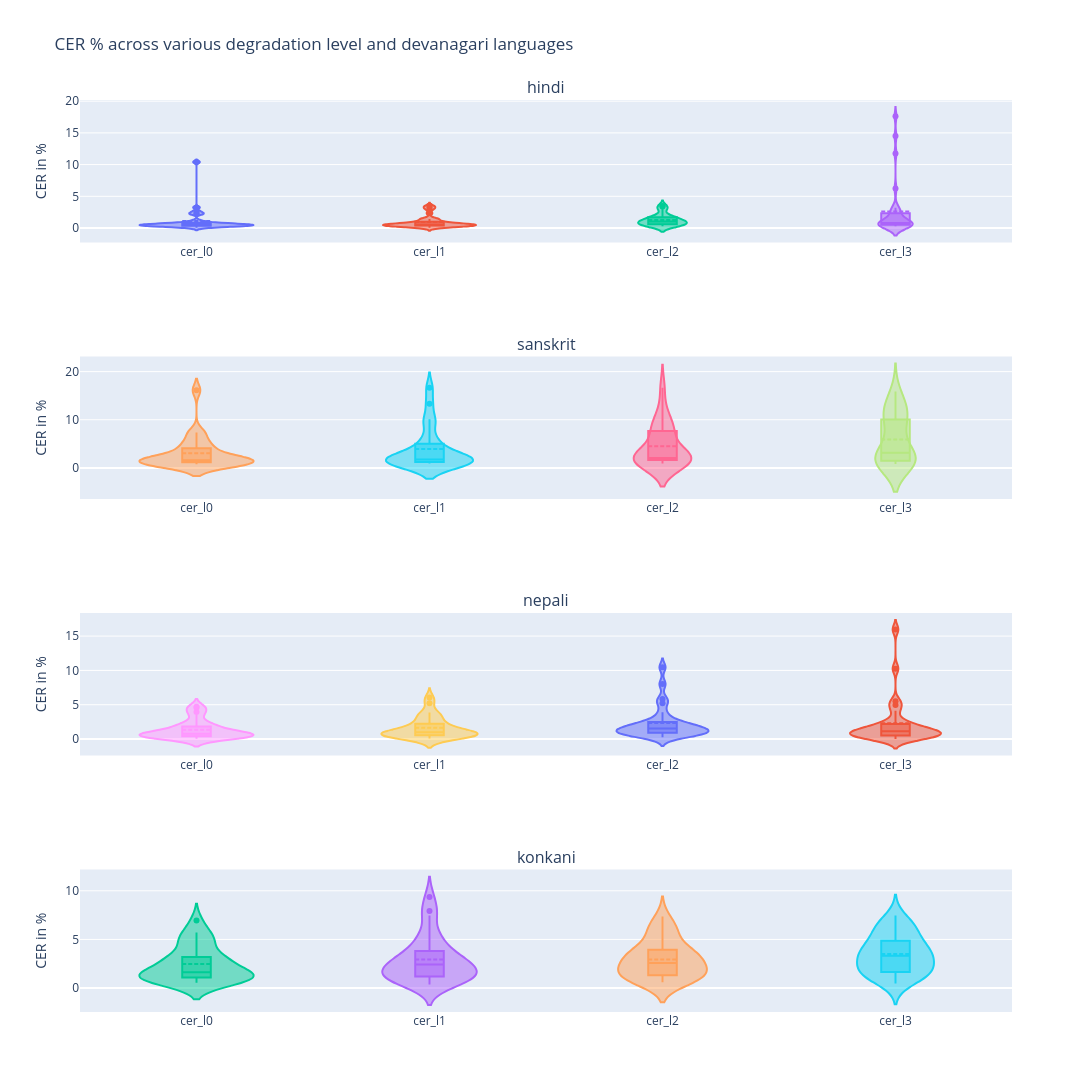

Here is the notebook cell this chart was saved with:
### Code cell
import plotly.graph_objects as go
fig = go.Figure()
from plotly.subplots import make_subplots
lang_list = list(results_devanagari['language'].unique())

fig = make_subplots(rows=results_devanagari['language'].nunique(), 
                    cols=1, 
                    shared_yaxes=True,
                    subplot_titles=lang_list)

degrad_level_cer = ['cer_l0', 'cer_l1', 'cer_l2','cer_l3']

for idx, language in enumerate(lang_list):
    results_lang = results_devanagari.loc[results_devanagari['language'] == language]
    for cer_level in degrad_level_cer:
        fig.add_trace(go.Violin(y=results_lang[cer_level] * 100,
                                x=[cer_level] * len(results_lang),
                                name=language,
                                box_visible=True,
                                meanline_visible=True),
                                row=idx + 1, col=1)


fig.update_layout(height=1200, width=1400)
fig.update_layout(showlegend=False, title_text="CER % across various degradation level and devanagari languages")
fig.update_yaxes(title_text="CER in %")
fig.show()

### Figure 1 — Plotly figure (JSON) as saved in the notebook; plotly's stock layout.template omitted (floating-point values rounded to 4 significant figures)
{"data": [{"box": {"visible": true}, "meanline": {"visible": true}, "name": "hindi", "type": "violin", "x": ["cer_l0", "cer_l0", "cer_l0", "cer_l0", "cer_l0", "cer_l0", "cer_l0", "cer_l0", "cer_l0", "cer_l0", "cer_l0", "cer_l0", "cer_l0", "cer_l0", "cer_l0", "cer_l0", "cer_l0", "cer_l0", "cer_l0", "cer_l0", "cer_l0", "cer_l0", "cer_l0", "cer_l0", "cer_l0", "cer_l0", "cer_l0", "cer_l0", "cer_l0", "cer_l0"], "xaxis": "x", "y": [0.5109, 0.6695, 0.173, 1.161, 0.8392, 0.4638, 0.6127, 2.201, 0.2966, 10.41, 3.24, 0.5547, 0.3106, 2.607, 0.3335, 0.5453, 0.6395, 0.298, 0.8974, 0.3016, 2.291, 0.4624, 0.4115, 0.05643, 0.4638, 0.6274, 0.345, 0.7069, 0.4505, 0.4268], "yaxis": "y"}, {"box": {"visible": true}, "meanline": {"visible": true}, "name": "hindi", "type": "violin", "x": ["cer_l1", "cer_l1", "cer_l1", "cer_l1", "cer_l1", "cer_l1", "cer_l1", "cer_l1", "cer_l1", "cer_l1", "cer_l1", "cer_l1", "cer_l1", "cer_l1", "cer_l1", "cer_l1", "cer_l1", "cer_l1", "cer_l1", "cer_l1", "cer_l1", "cer_l1", "cer_l1", "cer_l1", "cer_l1", "cer_l1", "cer_l1", "cer_l1", "cer_l1", "cer_l1"], "xaxis": "x", "y": [0.3831, 0.7304, 0.05767, 2.321, 1.399, 0.5217, 0.9804, 2.972, 0.6524, 0.1764, 3.495, 0.3962, 0.3106, 0.4011, 0.3335, 1.418, 0.5814, 0.298, 0.5128, 0.3619, 3.255, 0.6936, 0.4115, 0.9594, 0.4638, 0.6274, 0.5175, 0.3856, 1.416, 0.8537], "yaxis": "y"}, {"box": {"visible": true}, "meanline": {"visible": true}, "name": "hindi", "type": "violin", "x": ["cer_l2", "cer_l2", "cer_l2", "cer_l2", "cer_l2", "cer_l2", "cer_l2", "cer_l2", "cer_l2", "cer_l2", "cer_l2", "cer_l2", "cer_l2", "cer_l2", "cer_l2", "cer_l2", "cer_l2", "cer_l2", "cer_l2", "cer_l2", "cer_l2", "cer_l2", "cer_l2", "cer_l2", "cer_l2", "cer_l2", "cer_l2", "cer_l2", "cer_l2", "cer_l2"], "xaxis": "x", "y": [1.788, 0.7912, 0.2884, 1.289, 1.259, 0.7536, 3.125, 3.467, 0.2966, 1.058, 3.41, 1.902, 1.009, 0.9358, 1.056, 0.9815, 1.802, 0.4768, 1.154, 0.3016, 1.688, 0.578, 1.587, 0.6208, 1.449, 0.5646, 0.4025, 2.828, 0.7079, 0.3049], "yaxis": "y"}, {"box": {"visible": true}, "meanline": {"visible": true}, "name": "hindi", "type": "violin", "x": ["cer_l3", "cer_l3", "cer_l3", "cer_l3", "cer_l3", "cer_l3", "cer_l3", "cer_l3", "cer_l3", "cer_l3", "cer_l3", "cer_l3", "cer_l3", "cer_l3", "cer_l3", "cer_l3", "cer_l3", "cer_l3", "cer_l3", "cer_l3", "cer_l3", "cer_l3", "cer_l3", "cer_l3", "cer_l3", "cer_l3", "cer_l3", "cer_l3", "cer_l3", "cer_l3"], "xaxis": "x", "y": [0.9579, 2.313, 2.134, 2.966, 17.62, 0.9855, 0.6127, 2.972, 11.74, 0.3527, 14.49, 0.6339, 6.211, 0.6684, 0.2779, 2.181, 1.453, 0.8939, 0.641, 0.4222, 3.195, 0.4624, 0.6467, 0.5079, 0.3478, 0.5019, 1.035, 0.6427, 0.3218, 0.3659], "yaxis": "y"}, {"box": {"visible": true}, "meanline": {"visible": true}, "name": "sanskrit", "type": "violin", "x": ["cer_l0", "cer_l0", "cer_l0", "cer_l0", "cer_l0", "cer_l0", "cer_l0", "cer_l0", "cer_l0", "cer_l0", "cer_l0", "cer_l0", "cer_l0", "cer_l0", "cer_l0", "cer_l0", "cer_l0", "cer_l0", "cer_l0", "cer_l0", "cer_l0", "cer_l0", "cer_l0"], "xaxis": "x2", "y": [2.087, 1.171, 1.246, 1.58, 1.938, 5.171, 4.844, 2.652, 7.083, 7.34, 16.11, 0.8377, 1.291, 0.9995, 1.211, 1.252, 4.191, 1.427, 0.7382, 0.8809, 0.8879, 3.688, 1.581], "yaxis": "y2"}, {"box": {"visible": true}, "meanline": {"visible": true}, "name": "sanskrit", "type": "violin", "x": ["cer_l1", "cer_l1", "cer_l1", "cer_l1", "cer_l1", "cer_l1", "cer_l1", "cer_l1", "cer_l1", "cer_l1", "cer_l1", "cer_l1", "cer_l1", "cer_l1", "cer_l1", "cer_l1", "cer_l1", "cer_l1", "cer_l1", "cer_l1", "cer_l1", "cer_l1", "cer_l1"], "xaxis": "x2", "y": [1.893, 0.8981, 1.381, 1.623, 1.748, 9.268, 6.099, 2.652, 10.12, 13.3, 16.62, 2.433, 1.215, 0.9495, 3.555, 0.8945, 3.785, 1.207, 1.554, 0.9958, 0.9302, 5.403, 1.414], "yaxis": "y2"}, {"box": {"visible": true}, "meanline": {"visible": true}, "name": "sanskrit", "type": "violin", "x": ["cer_l2", "cer_l2", "cer_l2", "cer_l2", "cer_l2", "cer_l2", "cer_l2", "cer_l2", "cer_l2", "cer_l2", "cer_l2", "cer_l2", "cer_l2", "cer_l2", "cer_l2", "cer_l2", "cer_l2", "cer_l2", "cer_l2", "cer_l2", "cer_l2", "cer_l2", "cer_l2"], "xaxis": "x2", "y": [5.719, 2.811, 1.583, 2.007, 1.824, 7.717, 11.81, 2.072, 10.2, 7.447, 16.62, 1.675, 2.164, 1.199, 1.641, 0.8945, 8.516, 1.939, 3.497, 1.609, 1.311, 7.89, 1.498], "yaxis": "y2"}, {"box": {"visible": true}, "meanline": {"visible": true}, "name": "sanskrit", "type": "violin", "x": ["cer_l3", "cer_l3", "cer_l3", "cer_l3", "cer_l3", "cer_l3", "cer_l3", "cer_l3", "cer_l3", "cer_l3", "cer_l3", "cer_l3", "cer_l3", "cer_l3", "cer_l3", "cer_l3", "cer_l3", "cer_l3", "cer_l3", "cer_l3", "cer_l3", "cer_l3", "cer_l3"], "xaxis": "x2", "y": [10.01, 1.015, 3.84, 10.03, 3.153, 13.25, 12.72, 2.404, 12.52, 12.77, 15.86, 1.516, 1.898, 2.699, 1.562, 0.8945, 8.483, 1.207, 0.8159, 1.455, 0.9725, 6.861, 10.02], "yaxis": "y2"}, {"box": {"visible": true}, "meanline": {"visible": true}, "name": "nepali", "type": "violin", "x": ["cer_l0", "cer_l0", "cer_l0", "cer_l0", "cer_l0", "cer_l0", "cer_l0", "cer_l0", "cer_l0", "cer_l0", "cer_l0", "cer_l0", "cer_l0", "cer_l0", "cer_l0", "cer_l0", "cer_l0", "cer_l0", "cer_l0", "cer_l0", "cer_l0", "cer_l0", "cer_l0", "cer_l0", "cer_l0", "cer_l0", "cer_l0", "cer_l0"], "xaxis": "x3", "y": [4.7, 0.3711, 0.7471, 0.258, 1.252, 3.499, 1.813, 2.191, 0.5851, 4.571, 0.3646, 0.7708, 0.6048, 0.1558, 2.503, 0.5622, 0.4645, 0.9873, 1.029, 3.956, 0.2903, 1.178, 0.3766, 0.5408, 1.762, 0.5722, 1.828, 0.0558], "yaxis": "y3"}, {"box": {"visible": true}, "meanline": {"visible": true}, "name": "nepali", "type": "violin", "x": ["cer_l1", "cer_l1", "cer_l1", "cer_l1", "cer_l1", "cer_l1", "cer_l1", "cer_l1", "cer_l1", "cer_l1", "cer_l1", "cer_l1", "cer_l1", "cer_l1", "cer_l1", "cer_l1", "cer_l1", "cer_l1", "cer_l1", "cer_l1", "cer_l1", "cer_l1", "cer_l1", "cer_l1", "cer_l1", "cer_l1", "cer_l1", "cer_l1"], "xaxis": "x3", "y": [5.229, 0.8813, 0.6322, 0.6192, 0.2504, 3.655, 2.221, 2.191, 0.5851, 6.057, 0.3646, 1.439, 0.5544, 0.07788, 2.991, 0.6325, 1.062, 0.9403, 0.935, 3.859, 0.387, 1.03, 1.177, 0.5408, 1.606, 0.4769, 2.227, 3.237], "yaxis": "y3"}, {"box": {"visible": true}, "meanline": {"visible": true}, "name": "nepali", "type": "violin", "x": ["cer_l2", "cer_l2", "cer_l2", "cer_l2", "cer_l2", "cer_l2", "cer_l2", "cer_l2", "cer_l2", "cer_l2", "cer_l2", "cer_l2", "cer_l2", "cer_l2", "cer_l2", "cer_l2", "cer_l2", "cer_l2", "cer_l2", "cer_l2", "cer_l2", "cer_l2", "cer_l2", "cer_l2", "cer_l2", "cer_l2", "cer_l2", "cer_l2"], "xaxis": "x3", "y": [5.229, 1.02, 2.126, 0.5676, 0.8012, 8.009, 2.131, 2.835, 0.9362, 10.46, 0.2604, 0.7194, 0.756, 1.09, 2.869, 0.9136, 5.839, 1.598, 1.262, 3.907, 1.355, 2.061, 1.507, 1.721, 1.865, 0.9061, 1.999, 0.558], "yaxis": "y3"}, {"box": {"visible": true}, "meanline": {"visible": true}, "name": "nepali", "type": "violin", "x": ["cer_l3", "cer_l3", "cer_l3", "cer_l3", "cer_l3", "cer_l3", "cer_l3", "cer_l3", "cer_l3", "cer_l3", "cer_l3", "cer_l3", "cer_l3", "cer_l3", "cer_l3", "cer_l3", "cer_l3", "cer_l3", "cer_l3", "cer_l3", "cer_l3", "cer_l3", "cer_l3", "cer_l3", "cer_l3", "cer_l3", "cer_l3", "cer_l3"], "xaxis": "x3", "y": [5.523, 0.5566, 0.4023, 1.187, 0.4006, 4.121, 1.949, 2.255, 1.287, 4.971, 0.2604, 1.644, 1.26, 0.0, 2.686, 1.124, 0.5309, 1.175, 1.122, 15.97, 0.2903, 1.129, 0.4708, 0.5408, 10.26, 0.9061, 2.113, 0.279], "yaxis": "y3"}, {"box": {"visible": true}, "meanline": {"visible": true}, "name": "konkani", "type": "violin", "x": ["cer_l0", "cer_l0", "cer_l0", "cer_l0", "cer_l0", "cer_l0", "cer_l0", "cer_l0", "cer_l0", "cer_l0", "cer_l0", "cer_l0", "cer_l0", "cer_l0", "cer_l0", "cer_l0", "cer_l0", "cer_l0", "cer_l0", "cer_l0", "cer_l0", "cer_l0", "cer_l0", "cer_l0", "cer_l0", "cer_l0", "cer_l0", "cer_l0"], "xaxis": "x4", "y": [1.343, 2.403, 4.874, 1.661, 1.611, 3.112, 0.8915, 1.235, 5.717, 4.569, 6.95, 2.986, 0.7837, 0.6576, 2.407, 1.299, 3.07, 5.644, 1.01, 0.5592, 1.613, 2.788, 1.028, 3.295, 4.583, 1.127, 1.132, 0.6072], "yaxis": "y4"}, {"box": {"visible": true}, "meanline": {"visible": true}, "name": "konkani", "type": "violin", "x": ["cer_l1", "cer_l1", "cer_l1", "cer_l1", "cer_l1", "cer_l1", "cer_l1", "cer_l1", "cer_l1", "cer_l1", "cer_l1", "cer_l1", "cer_l1", "cer_l1", "cer_l1", "cer_l1", "cer_l1", "cer_l1", "cer_l1", "cer_l1", "cer_l1", "cer_l1", "cer_l1", "cer_l1", "cer_l1", "cer_l1", "cer_l1", "cer_l1"], "xaxis": "x4", "y": [1.481, 2.275, 5.44, 1.84, 1.335, 2.7, 1.04, 1.006, 7.935, 9.359, 7.469, 2.822, 0.7053, 1.08, 2.768, 4.47, 3.158, 5.422, 1.571, 0.3728, 1.703, 2.562, 0.8997, 3.478, 4.125, 3.039, 1.313, 0.5605], "yaxis": "y4"}, {"box": {"visible": true}, "meanline": {"visible": true}, "name": "konkani", "type": "violin", "x": ["cer_l2", "cer_l2", "cer_l2", "cer_l2", "cer_l2", "cer_l2", "cer_l2", "cer_l2", "cer_l2", "cer_l2", "cer_l2", "cer_l2", "cer_l2", "cer_l2", "cer_l2", "cer_l2", "cer_l2", "cer_l2", "cer_l2", "cer_l2", "cer_l2", "cer_l2", "cer_l2", "cer_l2", "cer_l2", "cer_l2", "cer_l2", "cer_l2"], "xaxis": "x4", "y": [1.528, 3.691, 6.484, 2.424, 2.532, 3.225, 1.139, 2.104, 5.865, 5.895, 7.365, 2.658, 0.9404, 0.6106, 3.49, 4.002, 3.86, 5.378, 1.122, 0.7922, 2.285, 2.638, 1.478, 3.6, 4.079, 1.176, 1.449, 0.7473], "yaxis": "y4"}, {"box": {"visible": true}, "meanline": {"visible": true}, "name": "konkani", "type": "violin", "x": ["cer_l3", "cer_l3", "cer_l3", "cer_l3", "cer_l3", "cer_l3", "cer_l3", "cer_l3", "cer_l3", "cer_l3", "cer_l3", "cer_l3", "cer_l3", "cer_l3", "cer_l3", "cer_l3", "cer_l3", "cer_l3", "cer_l3", "cer_l3", "cer_l3", "cer_l3", "cer_l3", "cer_l3", "cer_l3", "cer_l3", "cer_l3", "cer_l3"], "xaxis": "x4", "y": [1.806, 2.489, 6.571, 2.693, 3.085, 3.45, 3.913, 1.51, 6.506, 4.716, 7.469, 4.99, 0.8621, 1.268, 6.137, 3.742, 3.246, 6.267, 5.387, 0.466, 1.658, 3.391, 1.671, 4.454, 4.445, 1.471, 2.989, 1.448], "yaxis": "y4"}], "layout": {"annotations": [{"font": {"size": 16}, "showarrow": false, "text": "hindi", "x": 0.5, "xanchor": "center", "xref": "paper", "y": 1, "yanchor": "bottom", "yref": "paper"}, {"font": {"size": 16}, "showarrow": false, "text": "sanskrit", "x": 0.5, "xanchor": "center", "xref": "paper", "y": 0.7188, "yanchor": "bottom", "yref": "paper"}, {"font": {"size": 16}, "showarrow": false, "text": "nepali", "x": 0.5, "xanchor": "center", "xref": "paper", "y": 0.4375, "yanchor": "bottom", "yref": "paper"}, {"font": {"size": 16}, "showarrow": false, "text": "konkani", "x": 0.5, "xanchor": "center", "xref": "paper", "y": 0.1562, "yanchor": "bottom", "yref": "paper"}], "height": 1200, "showlegend": false, "title": {"text": "CER % across various degradation level and devanagari languages"}, "width": 1400, "xaxis": {"anchor": "y", "domain": [0, 1]}, "xaxis2": {"anchor": "y2", "domain": [0, 1]}, "xaxis3": {"anchor": "y3", "domain": [0, 1]}, "xaxis4": {"anchor": "y4", "domain": [0, 1]}, "yaxis": {"anchor": "x", "domain": [0.8438, 1], "title": {"text": "CER in %"}}, "yaxis2": {"anchor": "x2", "domain": [0.5625, 0.7188], "title": {"text": "CER in %"}}, "yaxis3": {"anchor": "x3", "domain": [0.2812, 0.4375], "title": {"text": "CER in %"}}, "yaxis4": {"anchor": "x4", "domain": [0, 0.1562], "title": {"text": "CER in %"}}}}
